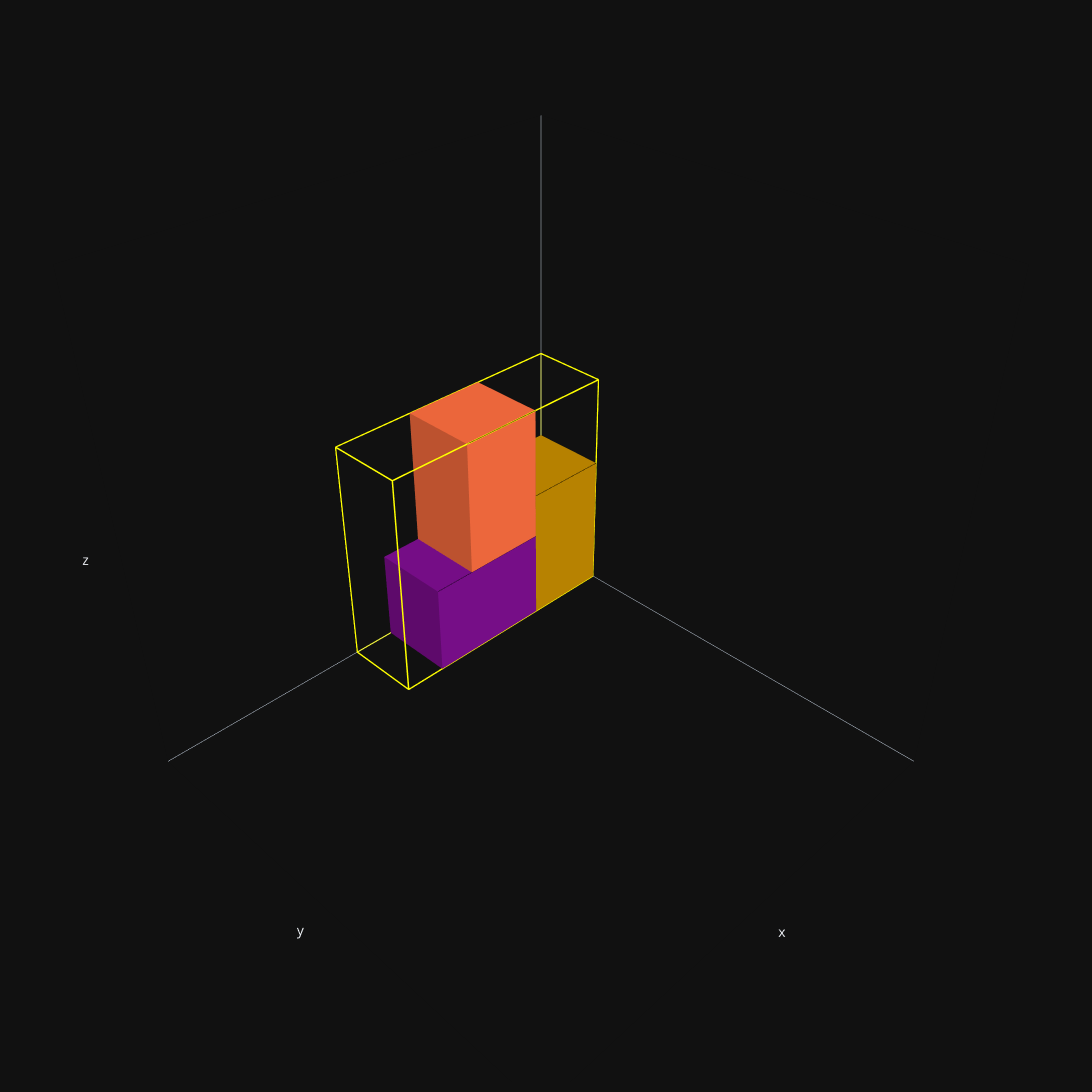

Notebook cell for this chart:
### Code cell
box._plot()

### Figure 1 — Plotly figure (JSON) as saved in the notebook; plotly's stock layout.template omitted (floating-point values rounded to 4 significant figures)
{"data": [{"line": {"color": "yellow", "width": 3}, "mode": "lines", "type": "scatter3d", "x": [0, 6], "y": [0, 0], "z": [0, 0]}, {"line": {"color": "yellow", "width": 3}, "mode": "lines", "type": "scatter3d", "x": [0, 0], "y": [0, 1], "z": [0, 0]}, {"line": {"color": "yellow", "width": 3}, "mode": "lines", "type": "scatter3d", "x": [0, 0], "y": [0, 0], "z": [0, 5]}, {"line": {"color": "yellow", "width": 3}, "mode": "lines", "type": "scatter3d", "x": [6, 6], "y": [0, 1], "z": [0, 0]}, {"line": {"color": "yellow", "width": 3}, "mode": "lines", "type": "scatter3d", "x": [6, 6], "y": [0, 0], "z": [0, 5]}, {"line": {"color": "yellow", "width": 3}, "mode": "lines", "type": "scatter3d", "x": [0, 6], "y": [1, 1], "z": [0, 0]}, {"line": {"color": "yellow", "width": 3}, "mode": "lines", "type": "scatter3d", "x": [0, 0], "y": [1, 1], "z": [0, 5]}, {"line": {"color": "yellow", "width": 3}, "mode": "lines", "type": "scatter3d", "x": [6, 6], "y": [1, 1], "z": [0, 5]}, {"line": {"color": "yellow", "width": 3}, "mode": "lines", "type": "scatter3d", "x": [0, 6], "y": [0, 0], "z": [5, 5]}, {"line": {"color": "yellow", "width": 3}, "mode": "lines", "type": "scatter3d", "x": [0, 0], "y": [0, 1], "z": [5, 5]}, {"line": {"color": "yellow", "width": 3}, "mode": "lines", "type": "scatter3d", "x": [6, 6], "y": [0, 1], "z": [5, 5]}, {"line": {"color": "yellow", "width": 3}, "mode": "lines", "type": "scatter3d", "x": [0, 6], "y": [1, 1], "z": [5, 5]}, {"color": "#B68100", "flatshading": true, "i": [1, 2, 5, 6, 1, 4, 3, 6, 1, 7, 0, 6], "j": [0, 3, 4, 7, 0, 5, 2, 7, 3, 5, 2, 4], "k": [2, 1, 6, 5, 4, 1, 6, 3, 7, 1, 6, 0], "opacity": 1, "type": "mesh3d", "x": [0, 2, 0, 2, 0, 2, 0, 2], "y": [0, 0, 1, 1, 0, 0, 1, 1], "z": [0, 0, 0, 0, 3, 3, 3, 3]}, {"line": {"color": "black", "width": 0}, "mode": "lines", "type": "scatter3d", "x": [0, 2], "y": [1, 1], "z": [3, 3]}, {"color": "#750D86", "flatshading": true, "i": [1, 2, 5, 6, 1, 4, 3, 6, 1, 7, 0, 6], "j": [0, 3, 4, 7, 0, 5, 2, 7, 3, 5, 2, 4], "k": [2, 1, 6, 5, 4, 1, 6, 3, 7, 1, 6, 0], "opacity": 1, "type": "mesh3d", "x": [2, 5, 2, 5, 2, 5, 2, 5], "y": [0, 0, 1, 1, 0, 0, 1, 1], "z": [0, 0, 0, 0, 2, 2, 2, 2]}, {"line": {"color": "black", "width": 0}, "mode": "lines", "type": "scatter3d", "x": [2, 5], "y": [1, 1], "z": [2, 2]}, {"color": "#EB663B", "flatshading": true, "i": [1, 2, 5, 6, 1, 4, 3, 6, 1, 7, 0, 6], "j": [0, 3, 4, 7, 0, 5, 2, 7, 3, 5, 2, 4], "k": [2, 1, 6, 5, 4, 1, 6, 3, 7, 1, 6, 0], "opacity": 1, "type": "mesh3d", "x": [2, 4, 2, 4, 2, 4, 2, 4], "y": [0, 0, 1, 1, 0, 0, 1, 1], "z": [2, 2, 2, 2, 5, 5, 5, 5]}, {"line": {"color": "black", "width": 0}, "mode": "lines", "type": "scatter3d", "x": [2, 4], "y": [1, 1], "z": [5, 5]}], "layout": {"height": 1200, "margin": {"b": 10, "l": 10, "r": 20, "t": 10}, "scene": {"aspectmode": "cube", "camera": {"center": {"x": 0, "y": 0, "z": 0}, "eye": {"x": 1.25, "y": 1.25, "z": 1.25}, "up": {"x": 0, "y": 0, "z": 1}}, "xaxis": {"nticks": 8, "range": [0, 11], "showgrid": false, "showticklabels": false}, "yaxis": {"nticks": 3, "range": [0, 6], "showgrid": false, "showticklabels": false}, "zaxis": {"nticks": 7, "range": [0, 10], "showgrid": false, "showticklabels": false}}, "showlegend": false, "width": 1200}}
